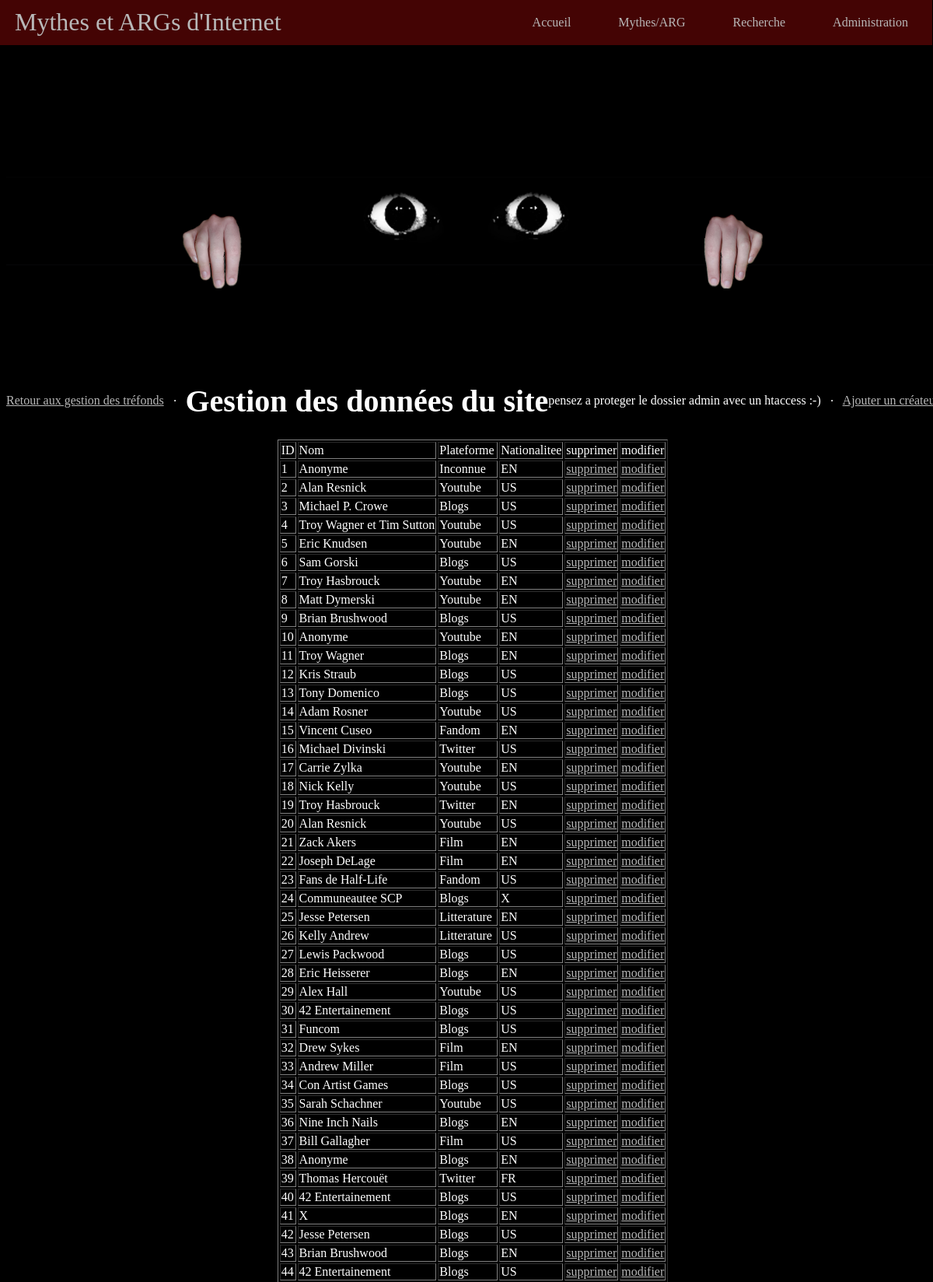
Page /table2_gestion.php (upper part) on the committed database.
### tables this page shows
CREATE TABLE `createur` (
  `crea_id` int(11) NOT NULL AUTO_INCREMENT,
  `crea_nom` char(25) NOT NULL COMMENT 'Nom des créateurs des ARGs et mythes',
  `crea_plateforme` char(25) NOT NULL COMMENT 'Plateforme utilisée lors de la création de l''ARG ou mythe',
  `crea_nationalitee` char(2) NOT NULL COMMENT 'Nationalitée du créateur',
  PRIMARY KEY (`crea_id`)
);

### table2_gestion.php (the view, shortened to what this page needs)
<!DOCTYPE html>
<html lang="fr">
<head>
    <link rel="stylesheet" href="css/style.css">
</head>
<body>
<?php
require('header.php');
?>
<a href="../admin.php">Retour aux gestion des tréfonds</a>
	<hr>
<h1>Gestion des données du site</h1>
<p>pensez a proteger le dossier admin avec un htaccess :-)</p>
<hr>
<a href="table2_new_form.php">Ajouter un créateur</a>
<table border=1>
	<thead>
		<tr><td>ID</td><td>Nom</td><td>Plateforme</td><td>Nationalitee</td><td>supprimer</td><td>modifier</td></tr>
	</thead>
    <tbody>
<?php
$mabd = new PDO('mysql:host=localhost;dbname=sae203Base;charset=UTF8;', 'sae203User', 'CarlPHP02#');
$mabd->query('SET NAMES utf8;');
$req = "SELECT * FROM createur";
$resultat = $mabd->query($req);
foreach ($resultat as $value) {
    echo '<tr>' ;
    echo '<td>'.$value['crea_id'] . '</td>';
    echo '<td>' . $value['crea_nom'] . '</td>';
    echo '<td>' . $value['crea_plateforme'] . '</td>';
    echo '<td>' . $value['crea_nationalitee'] . '</td>';
    echo '<td> <a href="table2_delete.php?num='.$value['crea_id'].'""> supprimer </a> </td>';
    echo '<td> <a href="table2_update_form.php?num='.$value['crea_id'].'"" > modifier </a> </td>';
    echo '</tr>';
}
?>
</tbody>
</table>
</body>
</html>

### css/style.css (style rules this page uses)
body { background-color: black; color:rgb(255, 255, 255); min-width:360px; display: flex; flex-wrap: wrap; align-items: center; justify-content: center; position: absolute; top:16%; width: 100%; }
a { color:#B8B8B8; font-style:"Horror"; }
h1 { font-size: 40px; }
h1 { display: flex; text-align: center; justify-content: center; }

### rows in the picture
createur: crea_id "1", crea_nom "Anonyme", crea_plateforme "Inconnue", crea_nationalitee "EN"
createur: crea_id "2", crea_nom "Alan Resnick", crea_plateforme "Youtube", crea_nationalitee "US"
createur: crea_id "3", crea_nom "Michael P. Crowe", crea_plateforme "Blogs", crea_nationalitee "US"
createur: crea_id "4", crea_nom "Troy Wagner et Tim Sutton", crea_plateforme "Youtube", crea_nationalitee "US"
createur: crea_id "5", crea_nom "Eric Knudsen", crea_plateforme "Youtube", crea_nationalitee "EN"
createur: crea_id "6", crea_nom "Sam Gorski", crea_plateforme "Blogs", crea_nationalitee "US"
createur: crea_id "7", crea_nom "Troy Hasbrouck", crea_plateforme "Youtube", crea_nationalitee "EN"
createur: crea_id "8", crea_nom "Matt Dymerski", crea_plateforme "Youtube", crea_nationalitee "EN"
createur: crea_id "9", crea_nom "Brian Brushwood", crea_plateforme "Blogs", crea_nationalitee "US"
createur: crea_id "10", crea_nom "Anonyme", crea_plateforme "Youtube", crea_nationalitee "EN"
createur: crea_id "11", crea_nom "Troy Wagner", crea_plateforme "Blogs", crea_nationalitee "EN"
createur: crea_id "12", crea_nom "Kris Straub", crea_plateforme "Blogs", crea_nationalitee "US"
createur: crea_id "13", crea_nom "Tony Domenico", crea_plateforme "Blogs", crea_nationalitee "US"
createur: crea_id "14", crea_nom "Adam Rosner", crea_plateforme "Youtube", crea_nationalitee "US"
createur: crea_id "15", crea_nom "Vincent Cuseo", crea_plateforme "Fandom", crea_nationalitee "EN"
createur: crea_id "16", crea_nom "Michael Divinski", crea_plateforme "Twitter", crea_nationalitee "US"
createur: crea_id "17", crea_nom "Carrie Zylka", crea_plateforme "Youtube", crea_nationalitee "EN"
createur: crea_id "18", crea_nom "Nick Kelly", crea_plateforme "Youtube", crea_nationalitee "US"
createur: crea_id "19", crea_nom "Troy Hasbrouck", crea_plateforme "Twitter", crea_nationalitee "EN"
createur: crea_id "20", crea_nom "Alan Resnick", crea_plateforme "Youtube", crea_nationalitee "US"
createur: crea_id "21", crea_nom "Zack Akers", crea_plateforme "Film", crea_nationalitee "EN"
createur: crea_id "22", crea_nom "Joseph DeLage", crea_plateforme "Film", crea_nationalitee "EN"
createur: crea_id "23", crea_nom "Fans de Half-Life", crea_plateforme "Fandom", crea_nationalitee "US"
createur: crea_id "24", crea_nom "Communeautee SCP", crea_plateforme "Blogs", crea_nationalitee "X"
createur: crea_id "25", crea_nom "Jesse Petersen", crea_plateforme "Litterature", crea_nationalitee "EN"
createur: crea_id "26", crea_nom "Kelly Andrew", crea_plateforme "Litterature", crea_nationalitee "US"
createur: crea_id "27", crea_nom "Lewis Packwood", crea_plateforme "Blogs", crea_nationalitee "US"
createur: crea_id "28", crea_nom "Eric Heisserer", crea_plateforme "Blogs", crea_nationalitee "EN"
createur: crea_id "29", crea_nom "Alex Hall", crea_plateforme "Youtube", crea_nationalitee "US"
createur: crea_id "30", crea_nom "42 Entertainement", crea_plateforme "Blogs", crea_nationalitee "US"
createur: crea_id "31", crea_nom "Funcom", crea_plateforme "Blogs", crea_nationalitee "US"
createur: crea_id "32", crea_nom "Drew Sykes", crea_plateforme "Film", crea_nationalitee "EN"
createur: crea_id "33", crea_nom "Andrew Miller", crea_plateforme "Film", crea_nationalitee "US"
createur: crea_id "34", crea_nom "Con Artist Games", crea_plateforme "Blogs", crea_nationalitee "US"
createur: crea_id "35", crea_nom "Sarah Schachner", crea_plateforme "Youtube", crea_nationalitee "US"
createur: crea_id "36", crea_nom "Nine Inch Nails", crea_plateforme "Blogs", crea_nationalitee "EN"
createur: crea_id "37", crea_nom "Bill Gallagher", crea_plateforme "Film", crea_nationalitee "US"
createur: crea_id "38", crea_nom "Anonyme", crea_plateforme "Blogs", crea_nationalitee "EN"
createur: crea_id "39", crea_nom "Thomas Hercouët", crea_plateforme "Twitter", crea_nationalitee "FR"
createur: crea_id "40", crea_nom "42 Entertainement", crea_plateforme "Blogs", crea_nationalitee "US"
createur: crea_id "41", crea_nom "X", crea_plateforme "Blogs", crea_nationalitee "EN"
createur: crea_id "42", crea_nom "Jesse Petersen", crea_plateforme "Blogs", crea_nationalitee "US"
createur: crea_id "43", crea_nom "Brian Brushwood", crea_plateforme "Blogs", crea_nationalitee "EN"
createur: crea_id "44", crea_nom "42 Entertainement", crea_plateforme "Blogs", crea_nationalitee "US"
